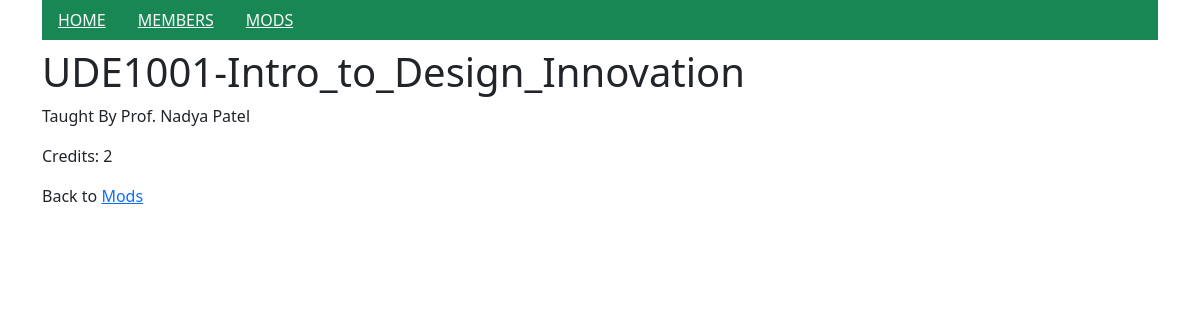
Page /mods/details/3 on the committed database.
### members/models.py (models this page shows)
class Mods(models.Model):
    modname = models.CharField(max_length=255)
    taughtby = models.CharField(max_length=255)
    credits = models.IntegerField(null=True)

### members/views.py (the view)
# urls.py: path('mods/details/<int:id>', views.moddetails, name='mod_details'),
def moddetails(request, id):
    mymods = Mods.objects.get(id=id)
    template = loader.get_template('mod_details.html')
    context = {
        'mymods': mymods,
    }
    return HttpResponse(template.render(context, request))

### members/templates/mod_details.html (shortened to what this page needs)
{% extends "master.html" %}
{% block content %}
  <h1>{{ mymods.modname }}</h1>
  <p>Taught By Prof. {{ mymods.taughtby }}</p>
  <p>Credits: {{ mymods.credits }}</p>
  <p>Back to <a href="/mods">Mods</a></p>
{% endblock %}

### rows in the picture
Mods: modname "UDE1001-Intro_to_Design_Innovation", taughtby "Nadya Patel", credits "2"
